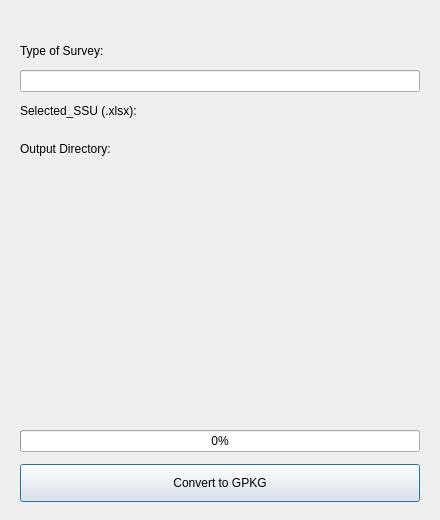
<?xml version="1.0" encoding="UTF-8"?>
<ui version="4.0">
 <class>Dialog</class>
 <widget class="QDialog" name="Dialog">
  <property name="geometry">
   <rect>
    <x>0</x>
    <y>0</y>
    <width>440</width>
    <height>520</height>
   </rect>
  </property>
  <property name="minimumSize">
   <size>
    <width>420</width>
    <height>480</height>
   </size>
  </property>
  <property name="windowTitle">
   <string>GeoFASU_Ori - Convert Excel to GPKG</string>
  </property>
  <layout class="QVBoxLayout" name="mainLayout">
   <property name="spacing">
    <number>12</number>
   </property>
   <property name="leftMargin">
    <number>20</number>
   </property>
   <property name="topMargin">
    <number>18</number>
   </property>
   <property name="rightMargin">
    <number>20</number>
   </property>
   <property name="bottomMargin">
    <number>18</number>
   </property>
   <item>
    <widget class="QLabel" name="iconLabel">
     <property name="text">
      <string/>
     </property>
     <property name="alignment">
      <set>Qt::AlignCenter</set>
     </property>
    </widget>
   </item>
   <item>
    <widget class="QLabel" name="label_2">
     <property name="text">
      <string>Type of Survey:</string>
     </property>
    </widget>
   </item>
   <item>
    <widget class="QLineEdit" name="typeofS"/>
   </item>
   <item>
    <widget class="QLabel" name="label_3">
     <property name="text">
      <string>Selected_SSU (.xlsx):</string>
     </property>
    </widget>
   </item>
   <item>
    <widget class="QgsFileWidget" name="csvFileWidget">
     <property name="storageMode">
      <enum>QgsFileWidget::GetFile</enum>
     </property>
     <property name="filter">
      <string>Excel Files (*.xlsx)</string>
     </property>
    </widget>
   </item>
   <item>
    <widget class="QLabel" name="label_4">
     <property name="text">
      <string>Output Directory:</string>
     </property>
    </widget>
   </item>
   <item>
    <widget class="QgsFileWidget" name="outputDirWidget">
     <property name="storageMode">
      <enum>QgsFileWidget::GetDirectory</enum>
     </property>
    </widget>
   </item>
   <item>
    <spacer name="verticalSpacer">
     <property name="orientation">
      <enum>Qt::Vertical</enum>
     </property>
     <property name="sizeHint" stdset="0">
      <size>
       <width>20</width>
       <height>8</height>
      </size>
     </property>
    </spacer>
   </item>
   <item>
    <widget class="QProgressBar" name="progressBar">
     <property name="value">
      <number>0</number>
     </property>
     <property name="alignment">
      <set>Qt::AlignCenter</set>
     </property>
    </widget>
   </item>
   <item>
    <widget class="QPushButton" name="runButton">
     <property name="minimumSize">
      <size>
       <width>0</width>
       <height>38</height>
      </size>
     </property>
     <property name="cursor">
      <cursorShape>PointingHandCursor</cursorShape>
     </property>
     <property name="text">
      <string>Convert to GPKG</string>
     </property>
    </widget>
   </item>
  </layout>
 </widget>
 <customwidgets>
  <customwidget>
   <class>QgsFileWidget</class>
   <extends>QWidget</extends>
   <header>qgsfilewidget.h</header>
  </customwidget>
 </customwidgets>
 <resources/>
 <connections/>
</ui>
